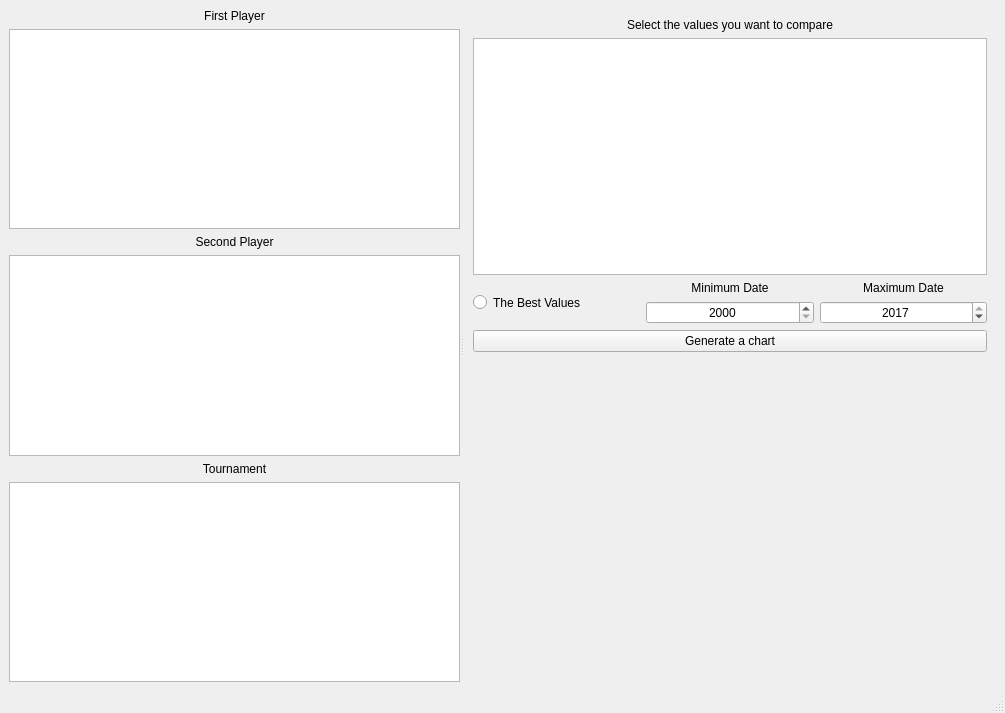
<?xml version="1.0" encoding="UTF-8"?>
<ui version="4.0">
 <class>MainWindow</class>
 <widget class="QMainWindow" name="MainWindow">
  <property name="geometry">
   <rect>
    <x>0</x>
    <y>0</y>
    <width>1005</width>
    <height>713</height>
   </rect>
  </property>
  <property name="windowTitle">
   <string>MainWindow</string>
  </property>
  <widget class="QWidget" name="centralwidget">
   <layout class="QGridLayout" name="gridLayout_3">
    <item row="0" column="0">
     <widget class="QSplitter" name="splitter">
      <property name="orientation">
       <enum>Qt::Horizontal</enum>
      </property>
      <widget class="QWidget" name="layoutWidget">
       <layout class="QVBoxLayout" name="verticalLayout">
        <item>
         <widget class="QLabel" name="player_1_name">
          <property name="text">
           <string>First Player</string>
          </property>
          <property name="alignment">
           <set>Qt::AlignCenter</set>
          </property>
         </widget>
        </item>
        <item>
         <widget class="QListWidget" name="player_1_list">
          <property name="sizePolicy">
           <sizepolicy hsizetype="MinimumExpanding" vsizetype="MinimumExpanding">
            <horstretch>0</horstretch>
            <verstretch>0</verstretch>
           </sizepolicy>
          </property>
         </widget>
        </item>
        <item>
         <widget class="QLabel" name="player_2_name">
          <property name="text">
           <string>Second Player</string>
          </property>
          <property name="alignment">
           <set>Qt::AlignCenter</set>
          </property>
         </widget>
        </item>
        <item>
         <widget class="QListWidget" name="player_2_list">
          <property name="sizePolicy">
           <sizepolicy hsizetype="MinimumExpanding" vsizetype="MinimumExpanding">
            <horstretch>0</horstretch>
            <verstretch>0</verstretch>
           </sizepolicy>
          </property>
         </widget>
        </item>
        <item>
         <widget class="QLabel" name="tournament_name">
          <property name="text">
           <string>Tournament</string>
          </property>
          <property name="alignment">
           <set>Qt::AlignCenter</set>
          </property>
         </widget>
        </item>
        <item>
         <widget class="QListWidget" name="tournamnet_list">
          <property name="sizePolicy">
           <sizepolicy hsizetype="MinimumExpanding" vsizetype="MinimumExpanding">
            <horstretch>0</horstretch>
            <verstretch>0</verstretch>
           </sizepolicy>
          </property>
         </widget>
        </item>
       </layout>
      </widget>
      <widget class="QStackedWidget" name="stack">
       <property name="sizePolicy">
        <sizepolicy hsizetype="Expanding" vsizetype="Expanding">
         <horstretch>0</horstretch>
         <verstretch>0</verstretch>
        </sizepolicy>
       </property>
       <property name="currentIndex">
        <number>1</number>
       </property>
       <widget class="QWidget" name="page">
        <layout class="QGridLayout" name="gridLayout">
         <item row="0" column="0">
          <widget class="QLabel" name="information">
           <property name="text">
            <string>Choose First Player</string>
           </property>
           <property name="alignment">
            <set>Qt::AlignCenter</set>
           </property>
          </widget>
         </item>
        </layout>
       </widget>
       <widget class="QWidget" name="page_2">
        <layout class="QGridLayout" name="gridLayout_2">
         <item row="4" column="0" colspan="3">
          <widget class="QPushButton" name="generate_plot">
           <property name="text">
            <string>Generate a chart</string>
           </property>
          </widget>
         </item>
         <item row="1" column="0" colspan="3">
          <widget class="QListWidget" name="values">
           <property name="sizePolicy">
            <sizepolicy hsizetype="MinimumExpanding" vsizetype="MinimumExpanding">
             <horstretch>0</horstretch>
             <verstretch>0</verstretch>
            </sizepolicy>
           </property>
           <property name="editTriggers">
            <set>QAbstractItemView::DoubleClicked|QAbstractItemView::EditKeyPressed</set>
           </property>
           <property name="selectionMode">
            <enum>QAbstractItemView::MultiSelection</enum>
           </property>
          </widget>
         </item>
         <item row="2" column="0" rowspan="2">
          <widget class="QRadioButton" name="only_best">
           <property name="sizePolicy">
            <sizepolicy hsizetype="Expanding" vsizetype="Preferred">
             <horstretch>0</horstretch>
             <verstretch>0</verstretch>
            </sizepolicy>
           </property>
           <property name="layoutDirection">
            <enum>Qt::LeftToRight</enum>
           </property>
           <property name="text">
            <string>The Best Values</string>
           </property>
          </widget>
         </item>
         <item row="2" column="1">
          <widget class="QLabel" name="min_data_text">
           <property name="sizePolicy">
            <sizepolicy hsizetype="Expanding" vsizetype="Preferred">
             <horstretch>0</horstretch>
             <verstretch>0</verstretch>
            </sizepolicy>
           </property>
           <property name="toolTip">
            <string/>
           </property>
           <property name="text">
            <string>Minimum Date</string>
           </property>
           <property name="alignment">
            <set>Qt::AlignCenter</set>
           </property>
          </widget>
         </item>
         <item row="3" column="2">
          <widget class="QDateEdit" name="max_date_select">
           <property name="sizePolicy">
            <sizepolicy hsizetype="Preferred" vsizetype="Preferred">
             <horstretch>0</horstretch>
             <verstretch>0</verstretch>
            </sizepolicy>
           </property>
           <property name="alignment">
            <set>Qt::AlignCenter</set>
           </property>
           <property name="dateTime">
            <datetime>
             <hour>0</hour>
             <minute>0</minute>
             <second>0</second>
             <year>2017</year>
             <month>12</month>
             <day>30</day>
            </datetime>
           </property>
           <property name="maximumDateTime">
            <datetime>
             <hour>23</hour>
             <minute>59</minute>
             <second>59</second>
             <year>2017</year>
             <month>12</month>
             <day>31</day>
            </datetime>
           </property>
           <property name="minimumDateTime">
            <datetime>
             <hour>0</hour>
             <minute>0</minute>
             <second>0</second>
             <year>2000</year>
             <month>1</month>
             <day>1</day>
            </datetime>
           </property>
           <property name="currentSection">
            <enum>QDateTimeEdit::YearSection</enum>
           </property>
           <property name="displayFormat">
            <string>yyyy</string>
           </property>
           <property name="calendarPopup">
            <bool>false</bool>
           </property>
          </widget>
         </item>
         <item row="0" column="0" colspan="3">
          <widget class="QLabel" name="information_2">
           <property name="text">
            <string>Select the values you want to compare</string>
           </property>
           <property name="alignment">
            <set>Qt::AlignCenter</set>
           </property>
          </widget>
         </item>
         <item row="2" column="2">
          <widget class="QLabel" name="max_data_text">
           <property name="sizePolicy">
            <sizepolicy hsizetype="Expanding" vsizetype="Preferred">
             <horstretch>0</horstretch>
             <verstretch>0</verstretch>
            </sizepolicy>
           </property>
           <property name="text">
            <string>Maximum Date</string>
           </property>
           <property name="alignment">
            <set>Qt::AlignCenter</set>
           </property>
          </widget>
         </item>
         <item row="5" column="0" colspan="3">
          <widget class="QLabel" name="plot">
           <property name="text">
            <string/>
           </property>
           <property name="scaledContents">
            <bool>true</bool>
           </property>
           <property name="alignment">
            <set>Qt::AlignCenter</set>
           </property>
          </widget>
         </item>
         <item row="3" column="1">
          <widget class="QDateEdit" name="min_date_select">
           <property name="sizePolicy">
            <sizepolicy hsizetype="Preferred" vsizetype="Preferred">
             <horstretch>0</horstretch>
             <verstretch>0</verstretch>
            </sizepolicy>
           </property>
           <property name="toolTip">
            <string/>
           </property>
           <property name="layoutDirection">
            <enum>Qt::LeftToRight</enum>
           </property>
           <property name="alignment">
            <set>Qt::AlignCenter</set>
           </property>
           <property name="maximumDateTime">
            <datetime>
             <hour>23</hour>
             <minute>59</minute>
             <second>59</second>
             <year>2017</year>
             <month>12</month>
             <day>31</day>
            </datetime>
           </property>
           <property name="minimumDateTime">
            <datetime>
             <hour>0</hour>
             <minute>0</minute>
             <second>0</second>
             <year>2000</year>
             <month>1</month>
             <day>1</day>
            </datetime>
           </property>
           <property name="currentSection">
            <enum>QDateTimeEdit::YearSection</enum>
           </property>
           <property name="displayFormat">
            <string>yyyy</string>
           </property>
           <property name="calendarPopup">
            <bool>false</bool>
           </property>
          </widget>
         </item>
         <item row="6" column="1">
          <spacer name="verticalSpacer">
           <property name="orientation">
            <enum>Qt::Vertical</enum>
           </property>
           <property name="sizeHint" stdset="0">
            <size>
             <width>20</width>
             <height>301</height>
            </size>
           </property>
          </spacer>
         </item>
        </layout>
       </widget>
      </widget>
     </widget>
    </item>
   </layout>
  </widget>
  <widget class="QMenuBar" name="menubar">
   <property name="geometry">
    <rect>
     <x>0</x>
     <y>0</y>
     <width>1005</width>
     <height>20</height>
    </rect>
   </property>
  </widget>
  <widget class="QStatusBar" name="statusbar"/>
 </widget>
 <resources/>
 <connections/>
</ui>
